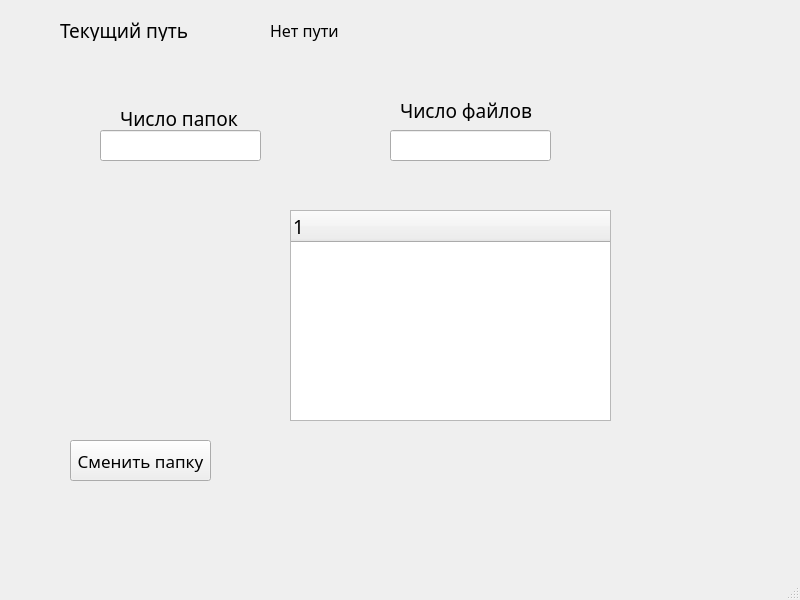
<?xml version="1.0" encoding="UTF-8"?>
<ui version="4.0">
 <class>MainWindow</class>
 <widget class="QMainWindow" name="MainWindow">
  <property name="geometry">
   <rect>
    <x>0</x>
    <y>0</y>
    <width>800</width>
    <height>600</height>
   </rect>
  </property>
  <property name="font">
   <font>
    <family>Titillium Web</family>
    <pointsize>14</pointsize>
   </font>
  </property>
  <property name="windowTitle">
   <string>MainWindow</string>
  </property>
  <widget class="QWidget" name="centralwidget">
   <widget class="QLabel" name="label">
    <property name="geometry">
     <rect>
      <x>120</x>
      <y>110</y>
      <width>121</width>
      <height>16</height>
     </rect>
    </property>
    <property name="text">
     <string>Число папок</string>
    </property>
   </widget>
   <widget class="QLabel" name="label_2">
    <property name="geometry">
     <rect>
      <x>400</x>
      <y>100</y>
      <width>141</width>
      <height>21</height>
     </rect>
    </property>
    <property name="text">
     <string>Число файлов</string>
    </property>
   </widget>
   <widget class="QLineEdit" name="Folder_count_line">
    <property name="geometry">
     <rect>
      <x>100</x>
      <y>130</y>
      <width>161</width>
      <height>31</height>
     </rect>
    </property>
    <property name="readOnly">
     <bool>true</bool>
    </property>
   </widget>
   <widget class="QLineEdit" name="File_count_line">
    <property name="geometry">
     <rect>
      <x>390</x>
      <y>130</y>
      <width>161</width>
      <height>31</height>
     </rect>
    </property>
    <property name="readOnly">
     <bool>true</bool>
    </property>
   </widget>
   <widget class="QLabel" name="label_3">
    <property name="geometry">
     <rect>
      <x>60</x>
      <y>20</y>
      <width>131</width>
      <height>21</height>
     </rect>
    </property>
    <property name="text">
     <string>Текущий путь</string>
    </property>
   </widget>
   <widget class="QLabel" name="Current_path_label">
    <property name="geometry">
     <rect>
      <x>270</x>
      <y>0</y>
      <width>481</width>
      <height>61</height>
     </rect>
    </property>
    <property name="font">
     <font>
      <family>Titillium Web</family>
      <pointsize>12</pointsize>
     </font>
    </property>
    <property name="text">
     <string>Нет пути</string>
    </property>
    <property name="wordWrap">
     <bool>true</bool>
    </property>
   </widget>
   <widget class="QPushButton" name="Change_path_button">
    <property name="geometry">
     <rect>
      <x>70</x>
      <y>440</y>
      <width>141</width>
      <height>41</height>
     </rect>
    </property>
    <property name="font">
     <font>
      <family>Titillium Web</family>
      <pointsize>13</pointsize>
     </font>
    </property>
    <property name="text">
     <string>Сменить папку</string>
    </property>
   </widget>
   <widget class="QTreeWidget" name="treeWidget">
    <property name="geometry">
     <rect>
      <x>290</x>
      <y>210</y>
      <width>321</width>
      <height>211</height>
     </rect>
    </property>
    <column>
     <property name="text">
      <string notr="true">1</string>
     </property>
    </column>
   </widget>
  </widget>
  <widget class="QMenuBar" name="menubar">
   <property name="geometry">
    <rect>
     <x>0</x>
     <y>0</y>
     <width>800</width>
     <height>34</height>
    </rect>
   </property>
  </widget>
  <widget class="QStatusBar" name="statusbar"/>
 </widget>
 <resources/>
 <connections/>
</ui>
